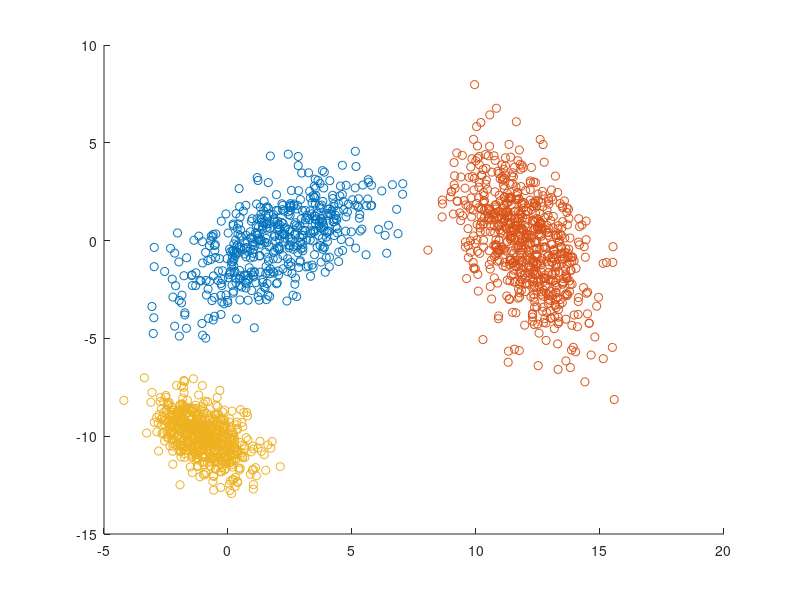
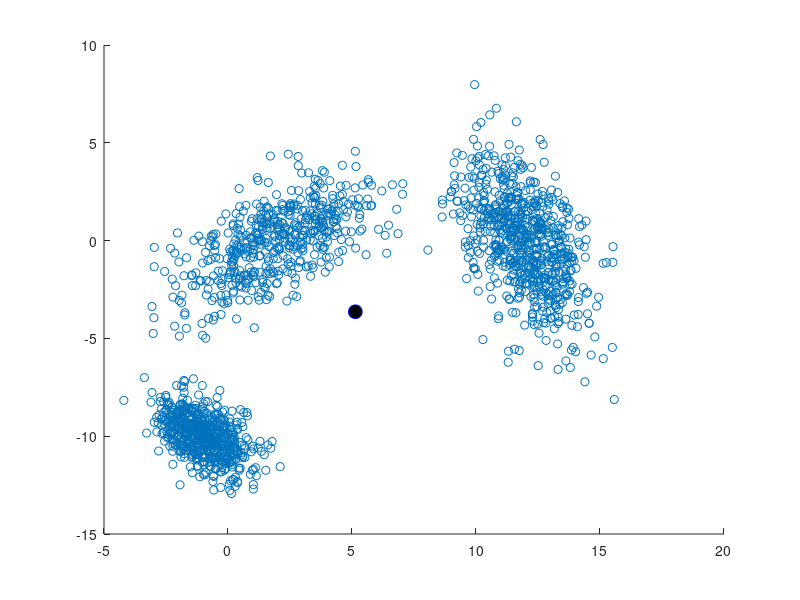

Source code (MATLAB) for these figures, in order: (Note: this script raises an error after producing the figures.)
% this script is to implement EM algorithm. 

%generate sets 
clear
clc

% covariance matrices  NB! this is not most ellegant way to generate
% covariance matrices
c(1).matrix = [4, 2; 2, 3];
c(2).matrix = [2, -2; -2, 6];
c(3).matrix = [1, -0.5; -0.5, 1];

% mean values
mu(1,:) = [2,0];
mu(2,:) = [12,0];
mu(3,:) = [-1,-10];

% sample sizes
n(1) = 500;
n(2) = 700;
n(3) = 600;


% generate gaussians and merge them into the single dataset
DD=[];
for i=1:3
    D(i).set = mvnrnd(mu(i,:),c(i).matrix,n(i)); 
    DD=[DD;D(i).set];
end

fh(1) = figure(1);
clf(fh(1))
for i=1:3
    scatter(D(i).set(:,1),D(i).set(:,2))
    hold on
end

K=3; % this is number of clusters, hyperparameter
[rows,~] =size(DD);
% Now let us fit the gaussians
% intialize
Pi=ones(K)*1/3; % initial responsibilities are set to be equal in the beginning
estim_mu=randn(K,2); % estimate of the centroids

% estimates of the covariance matrices for each cluster
c_estim(1).matrix =[1,3;4,2]*[3,0 ;0, 2]*[1,3;4,2]';
c_estim(2).matrix =[1,3;4,2]*[3,0 ;0, 2]*[1,3;4,2]';
c_estim(3).matrix =[1,3;4,2]*[3,0 ;0, 2]*[1,3;4,2]';


fh(2) = figure(2);

%now start mayn loop
exit_flag=0;
l=1;
while exit_flag==0
    % E step
    %recompute responsibilities 
    for i=1:rows
        for k=1:K
            tau(i,k) = Pi(k)*mvnpdf(DD(i,:),estim_mu(k,:),c_estim(k).matrix);
        end
        Tau(i)=sum(tau(i,:));
        for k=1:K
            r(i,k) = tau(i,k)/Tau(i);
        end
    end
    
    % M step
    for k=1:K
        Pi(k) = sum(r(:,k))/rows;
        %estim_mu
        
        for i=1:rows
            rr(i,:)=DD(i,:)*r(i,k);
        end
        estim_mu(k,:)=sum(rr)/sum(r(:,k));
        
        sumriks=zeros(2,2);
        
        for i=1:rows
            sumriks=sumriks+r(i,k)*DD(i,:)'*DD(i,:);
        end
        
        c_estim(k).matrix = sumriks/sum(r(:,k))-estim_mu(k,:)'*estim_mu(k,:);
    end
        
    % loglig   NB!  at this point you may update it.  
    for i=1:rows
        for k=1:K
            term1(k)=r(i,k)*log(Pi(k));
            term2(k)=r(i,k)*log(mvnpdf(DD(i,:),estim_mu(k,:),c_estim(k).matrix));
        end
        TERM1(i)=sum(term1);
        TERM2(i)=sum(term2);
    end
    l=l+1;
    loglik=sum(TERM1)+sum(TERM2);
    clear TERM1 TERM2 term1 term2
    
    
    clf(fh(2))
    scatter(DD(:,1),DD(:,2))
    hold on
    for k=1:K
        C=cov(c_estim(k).matrix);
        [a,b] = eig(c_estim(k).matrix);
        r_1 = sqrt(b(1,1));
        r_2 = sqrt(b(2,2));
        plot(estim_mu(k,1),estim_mu(k,2),'o','MarkerFaceColor','black','MarkerEdgeColor','blue','MarkerSize',10)
        hold on
        
        ellipse = ellipse2D(r_1,r_2,estim_mu(k,1),estim_mu(k,2),c_estim(k).matrix,20);
        plot(ellipse(:,1),ellipse(:,2))
    end
    pause(0.1)
    % please add convergence condition yourself
end
% NB!  we do not return hard clusters here. 
   